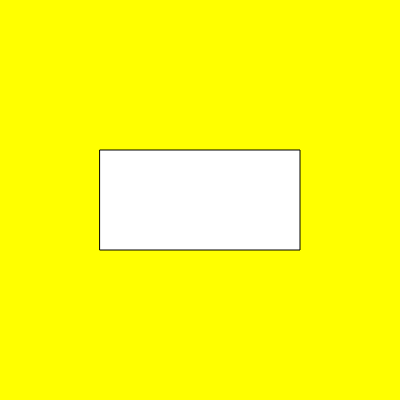
Frame 1 (no input)
Frame 60 (no input): identical to frame 1, image omitted
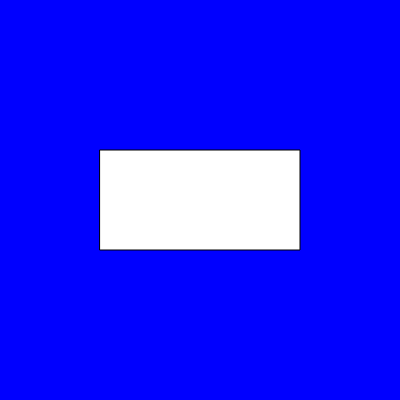
Frame 120 (the mouse pressed at the canvas centre since frame 60)

The p5.js sketch that drew these frames (run headless with seeded random() and noise() and a simulated clock; from frame 60 on, the mouse is pressed at the canvas centre):

// p5.js sketch
// ── sketch.js
function setup() {
  createCanvas(400, 400);
  rectMode(CENTER);
}



function draw() {

 if (mouseIsPressed) {
    background('blue');
  } else {
    background("yellow");
  }

  rect(width/2, height/2, 200, 100);

}
